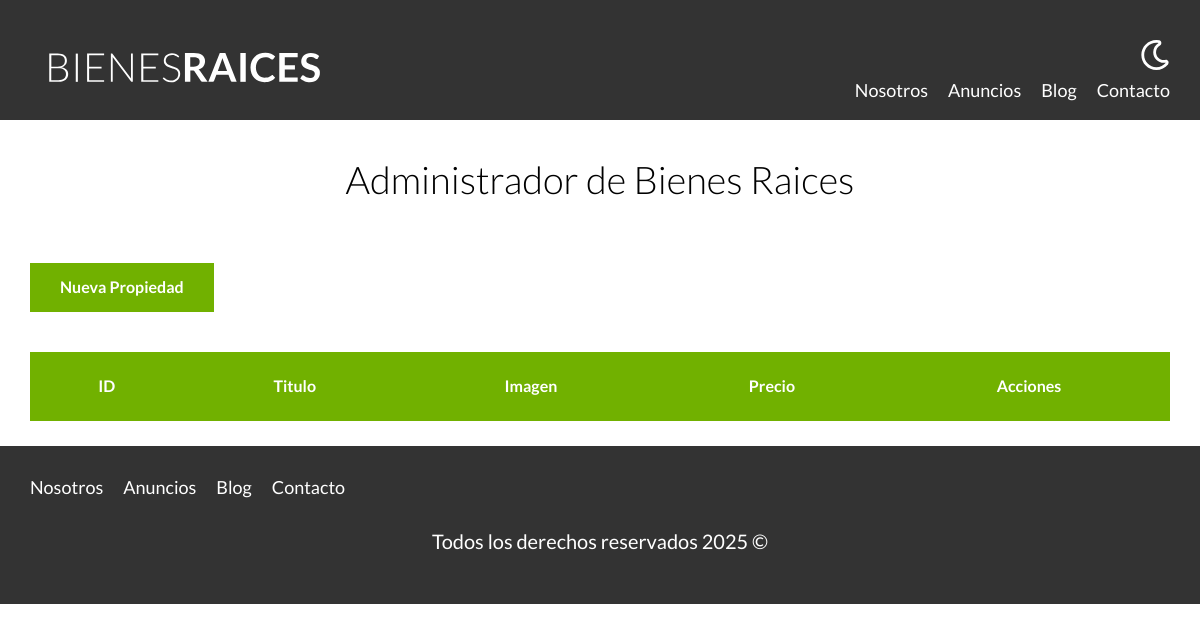
Page /admin/index.php on the earlier database version.
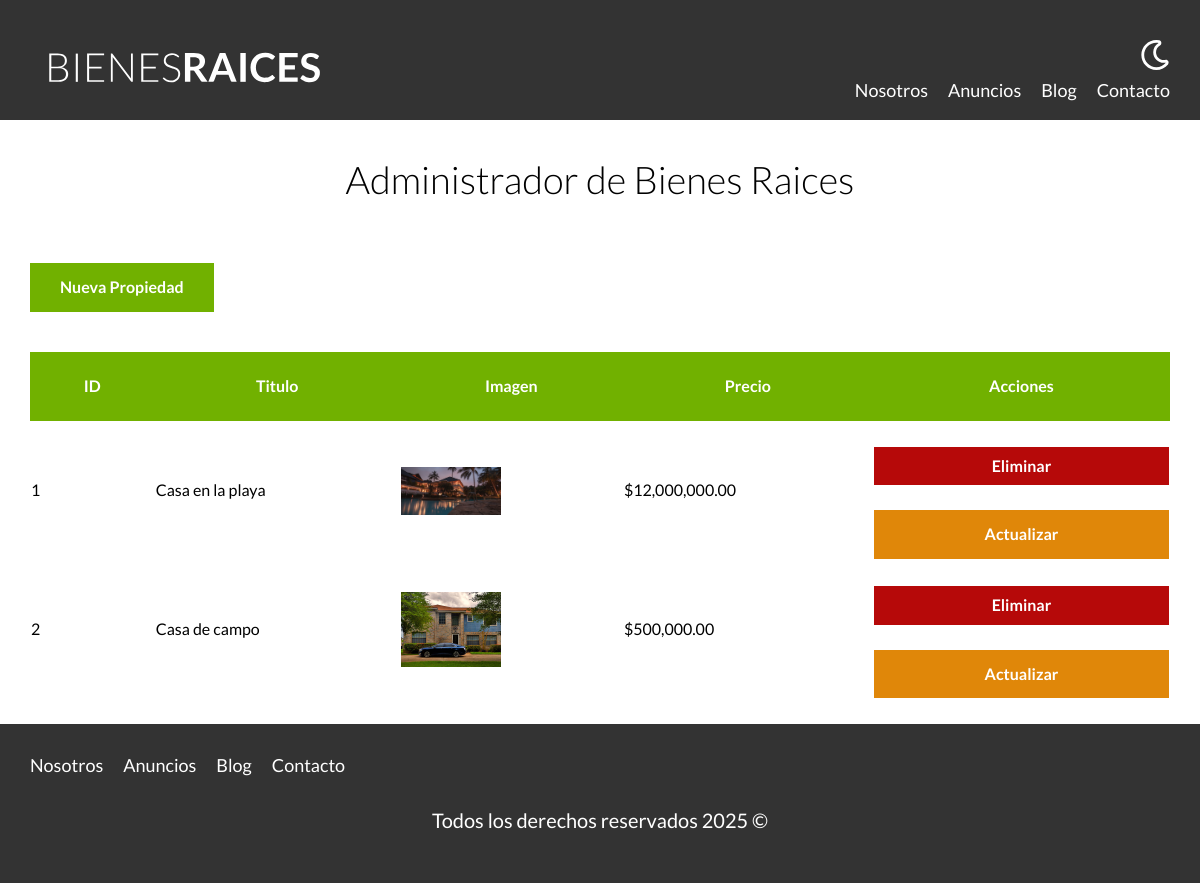
Same page on the later database version.
### tables this page shows
CREATE TABLE `propiedades` (
  `id` int(11) NOT NULL,
  `titulo` varchar(45) DEFAULT NULL,
  `precio` decimal(10,2) DEFAULT NULL,
  `imagen` varchar(200) DEFAULT NULL,
  `descripcion` longtext DEFAULT NULL,
  `habitaciones` int(1) DEFAULT NULL,
  `wc` int(1) DEFAULT NULL,
  `estacionamiento` int(1) DEFAULT NULL,
  `creado` date DEFAULT NULL,
  `vendedorId` int(11) NOT NULL
);

### includes/funciones.php (called while the page is built, shortened)
<?php
function incluirTemplate( string $nombre, bool $inicio = false){
    include TEMPLATES_URL . "/${nombre}.php";
}

### admin/index.php (the view, shortened to what this page needs)
<?php
    $db = conectarBD();
    $query = "SELECT * FROM propiedades";
    $resultadoConsulta = mysqli_query($db, $query);
    require '../includes/funciones.php';
    incluirTemplate('header');
?>
    <main class="contenedor seccion">
        <h1>Administrador de Bienes Raices</h1>
        <a href="/admin/propiedades/crear.php" class="boton boton-verde">Nueva Propiedad</a>
        <table class="propiedades">
            <thead>
                <tr>
                    <th>ID</th>
                    <th>Titulo</th>
                    <th>Imagen</th>
                    <th>Precio</th>
                    <th>Acciones</th>
                </tr>
            </thead>
            <tbody>
                <?php while($propiedad = mysqli_fetch_assoc($resultadoConsulta)): ?>
                <tr>
                    <td> <?php echo $propiedad['id']; ?> </td>
                    <td> <?php echo $propiedad['titulo']; ?> </td>
                    <td><img src="/imagenes/<?php echo $propiedad['imagen']; ?>" alt="" class="imagen-tabla"></td>
                    <td>$<?php echo number_format($propiedad['precio'], 2); ?></td>
                    <td>
                        <form method="POST" class="w-100">
                            <input type="submit" class="boton-rojo-block" value="Eliminar">
                        </form>
                        <a href="/admin/propiedades/actualizar.php?id=<?php echo $propiedad['id']; ?>" class="boton-amarillo-block">Actualizar</a>
                    </td>
                </tr>
                <?php endwhile; ?>
            </tbody>
        </table>
    </main>
<?php
    incluirTemplate('footer');
?>

### includes/templates/header.php (shortened to what this page needs)
<!DOCTYPE html>
<html lang="en">
<head>
    <link rel="stylesheet" href="/build/css/app.css">
</head>
<body>
    <header class="header <?php echo $inicio ? 'inicio' : ''; ?>">
        <div class="contenedor contenido-header">
            <div class="barra">
                <a href="/">
                    <img src="/build/img/logo.svg" alt="logotipo de bienes raices">
                </a>
                <div class="derecha">
                    <img src="/build/img/dark-mode.svg" alt="Botón modo oscuro" class="dark-mode-boton">
                    <nav class="navegacion">
                        <a href="nosotros.php">Nosotros</a>
                        <a href="anuncios.php">Anuncios</a>
                        <a href="blog.php">Blog</a>
                        <a href="contacto.php">Contacto</a>
                    </nav>
                </div>
            </div>
        </div>
    </header>

### includes/templates/footer.php (shortened to what this page needs)
<footer class="footer seccion">
        <div class="contenedor contenedor-footer">
            <nav class="navegacion">
                <a href="nosotros.php">Nosotros</a>
                <a href="anuncios.php">Anuncios</a>
                <a href="blog.php">Blog</a>
                <a href="contacto.php">Contacto</a>
            </nav>
        </div>
        <p class="copyright">Todos los derechos reservados <?php echo date('Y'); ?> &copy;</p>
    </footer>
</body>
</html>

### build/css/app.css (style rules this page uses)
html { -webkit-text-size-adjust:100%;line-height:1.15 }
body { margin:0 }
main { display:block }
h1 { font-size:2em;margin:.67em 0 }
a { background-color:transparent }
img { border-style:none }
button,input,optgroup,select,textarea { font-family:inherit;font-size:100%;line-height:1.15;margin:0 }
button,input { overflow:visible }
[type=button],[type=reset],[type=submit],button { -webkit-appearance:button }
html { box-sizing:border-box;font-size:62.5% }
*,:after,:before { box-sizing:inherit }
body { font-family:Lato,sans-serif;font-size:1.6rem;line-height:1.8 }
p { color:#000;font-size:2rem }
.contenedor { margin:0 auto;max-width:120rem;width:95% }
a { text-decoration:none }
img,picture { display:block;width:100% }
h1,h2,h3 { font-family:Lato,sans-serif;font-weight:300;margin:2.5rem 0;text-align:center }
h1 { font-size:3.8rem }
.seccion { margin-bottom:2.5rem;margin-top:2.5rem }
.w-100 { width:100% }
.boton-amarillo-block { background-color:#e08709;border:none;color:#fff;display:block;font-weight:700;margin-top:2.5rem;padding:1rem 3rem;text-align:center;text-decoration:none }
.boton-verde { background-color:#71b100;border:none;color:#fff;display:inline-block;font-weight:700;margin-top:2.5rem;padding:1rem 3rem;text-align:center;text-decoration:none }
.boton-rojo-block { background-color:#b60909;border:none;color:#fff;display:block;font-weight:700;margin-top:2.5rem;padding:1rem 3rem;text-align:center;text-decoration:none }
.boton-rojo-block { width:100% }
.header { background-color:#333;padding:1rem 0 3rem }
.contenido-header { display:flex;flex-direction:column;justify-content:space-between }
.footer { background-color:#333;margin-bottom:0;padding:2.5rem 0 }
.footer .navegacion { height:auto;opacity:1;visibility:visible }
.footer .copyright { color:#fff;text-align:center }
.derecha { align-items:center;display:flex;flex-direction:column }
@media (min-width:768px) { .derecha { align-items:flex-end } }
.derecha .dark-mode-boton { filter:invert(100%);margin-bottom:2rem;margin-top:3rem;width:3rem }
@media (min-width:768px) { .derecha .dark-mode-boton { margin-top:0 } }
.barra { align-items:center;display:flex;flex-direction:column;padding-top:3rem }
@media (min-width:768px) { .barra { align-items:flex-end;flex-direction:row;justify-content:space-between } }
.navegacion { height:0;opacity:0;transition:visibility .3s ease-in-out,opacity .5s linear,height .5s linear;visibility:hidden }
@media (min-width:768px) { .navegacion { align-items:center;display:flex;opacity:1;visibility:visible } }
.navegacion a { color:#fff;display:block;font-size:2.2rem;text-align:center;text-decoration:none }
@media (min-width:768px) { .navegacion a { font-size:1.8rem;margin-right:2rem } }
@media (min-width:768px) { .navegacion a:last-of-type { margin-right:0 } }
table.propiedades { border-spacing:0;margin-top:4rem;width:100% }
table.propiedades thead { background-color:#71b100 }
table.propiedades thead th { color:#fff;padding:2rem }
table.propiedades .imagen-tabla { width:10rem }

Differences in the rows shown:
added propiedades: id "1", titulo "Casa en la playa", imagen (picture), precio "12,000,000.00"
added propiedades: id "2", titulo "Casa de campo", imagen (picture), precio "500,000.00"
